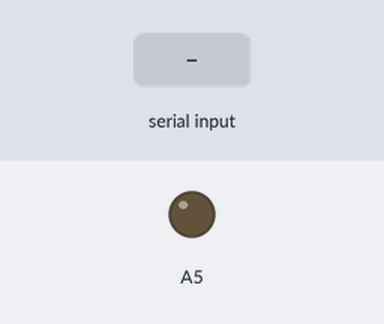
Bench run of a sketch on a simulated Arduino Uno, built with avr-gcc and run on an emulated ATmega328P. On the bench: output pins drawn as LEDs (lit = HIGH). The test bench sets the inputs (shaded band).

Above: at 1.2 s.
1.3 s: byte 30 received over Serial
Timing chart, 0 to 4.3 s (numbered marks = the images above; inputs shaded):
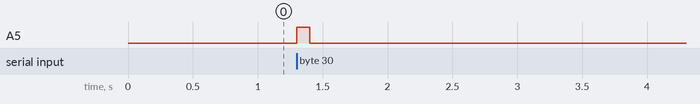

Measured:
- after the input at 1.3 s, A5: LOW → HIGH at once, → LOW 0.10 s later

The sketch:

Open_CV_Arduino.ino
```cpp
//char string[15];
//char state[1];

boolean triggered = false;

void setup() {
  // put your setup code here, to run once:
  Serial.begin(9600);
  pinMode(A5, OUTPUT);
}

//void loop() {
//  // put your main code here, to run repeatedly:
//  while (Serial.available() > 0) {
//      digitalWrite(13, HIGH);   // turn the LED on (HIGH is the voltage level)
//      delay(100);                       // wait for a second
//      digitalWrite(13, LOW);    // turn the LED off by making the voltage LOW
//      delay(100);
//    Serial.readBytes(string,15);
//    Serial.println(string);
//  }
//}


void loop() {
  while (!triggered) checkDetection();

}

void checkDetection() {
    while (Serial.available() > 0) {
      int value = Serial.read();
      digitalWrite(A5, HIGH);   // turn the LED on (HIGH is the voltage level)
      delay(100);                       // wait for a second
      digitalWrite(A5, LOW);    // turn the LED off by making the voltage LOW
      delay(100);
  }
}
```
